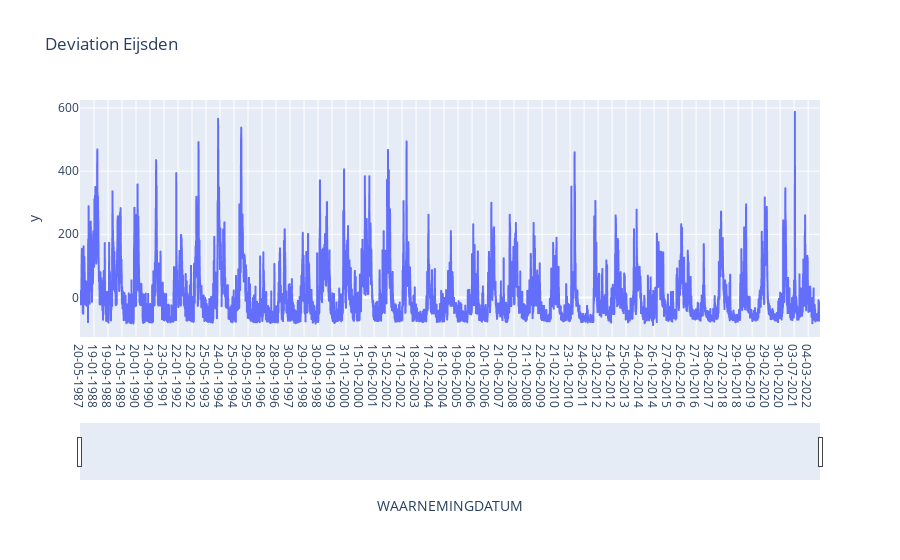

The notebook cell this image was saved under:
### Code cell
#Deviation per day Eijsden
deviation_day_Eijsden = []

for p in (dataEijsden['NUMERIEKEWAARDE']):
    deviation_day_Eijsden.append((p - mean_all_data_Eijsden))


fig = px.line(dataEijsden, title = 'Deviation Eijsden', x = 'WAARNEMINGDATUM', y = deviation_day_Eijsden)
fig.update_xaxes(
    rangeslider_visible=True,
    rangeselector=dict(
        buttons=list([
            dict(count=6, label="6m", step="month", stepmode="backward"), #de legenda moet nog even gefixt worden. geen idee nog hoe
            dict(count=3, label="3y", step="year", stepmode="backward"),
            dict(count=1, label="YTD", step="year", stepmode="todate"),
            dict(count=5, label="5y", step="year", stepmode="backward"),
            dict(step="all")
        ])
    )
)
fig.show()

### Figure 1 — Plotly figure (JSON) as saved in the notebook; plotly's stock layout.template omitted (floating-point values rounded to 4 significant figures; data arrays with more than 128 entries replaced by an {"elided": "..."} marker saying what was removed)
{"data": [{"hovertemplate": "WAARNEMINGDATUM=%{x}<br>y=%{y}<extra></extra>", "legendgroup": "", "line": {"color": "#636efa", "dash": "solid"}, "marker": {"symbol": "circle"}, "mode": "lines", "name": "", "showlegend": false, "type": "scattergl", "x": {"elided": "12896 str values"}, "xaxis": "x", "y": {"elided": "12896 float values"}, "yaxis": "y"}], "layout": {"legend": {"tracegroupgap": 0}, "title": {"text": "Deviation Eijsden"}, "xaxis": {"anchor": "y", "domain": [0, 1], "rangeselector": {"buttons": [{"count": 6, "label": "6m", "step": "month", "stepmode": "backward"}, {"count": 3, "label": "3y", "step": "year", "stepmode": "backward"}, {"count": 1, "label": "YTD", "step": "year", "stepmode": "todate"}, {"count": 5, "label": "5y", "step": "year", "stepmode": "backward"}, {"step": "all"}]}, "rangeslider": {"visible": true}, "title": {"text": "WAARNEMINGDATUM"}}, "yaxis": {"anchor": "x", "domain": [0, 1], "title": {"text": "y"}}}}
